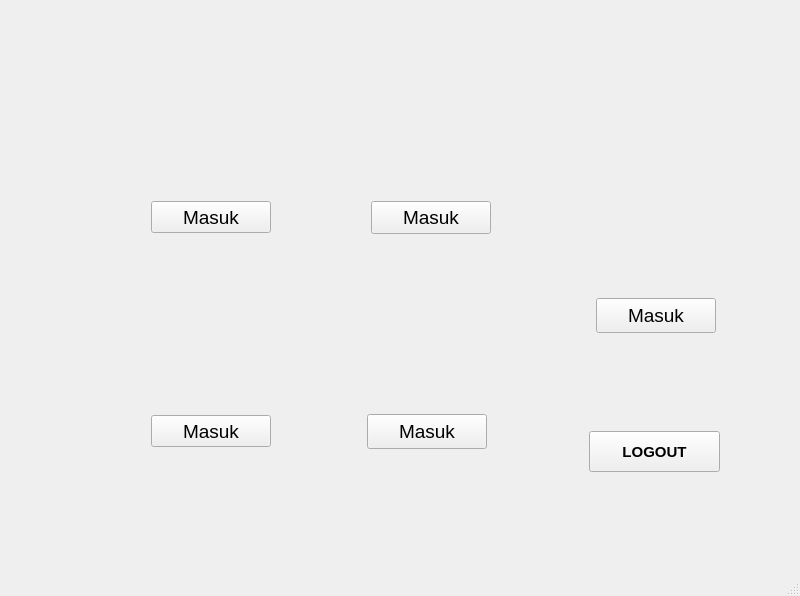
<?xml version="1.0" encoding="UTF-8"?>
<ui version="4.0">
 <class>MainWindow</class>
 <widget class="QMainWindow" name="MainWindow">
  <property name="geometry">
   <rect>
    <x>0</x>
    <y>0</y>
    <width>800</width>
    <height>596</height>
   </rect>
  </property>
  <property name="windowTitle">
   <string>MainWindow</string>
  </property>
  <widget class="QWidget" name="centralwidget">
   <widget class="QPushButton" name="btn_mhs">
    <property name="geometry">
     <rect>
      <x>367</x>
      <y>414</y>
      <width>120</width>
      <height>35</height>
     </rect>
    </property>
    <property name="font">
     <font>
      <pointsize>14</pointsize>
     </font>
    </property>
    <property name="text">
     <string>Masuk</string>
    </property>
   </widget>
   <widget class="QPushButton" name="btn_dosen">
    <property name="geometry">
     <rect>
      <x>151</x>
      <y>415</y>
      <width>120</width>
      <height>32</height>
     </rect>
    </property>
    <property name="font">
     <font>
      <pointsize>14</pointsize>
     </font>
    </property>
    <property name="text">
     <string>Masuk</string>
    </property>
   </widget>
   <widget class="QPushButton" name="btn_instansi">
    <property name="geometry">
     <rect>
      <x>371</x>
      <y>201</y>
      <width>120</width>
      <height>33</height>
     </rect>
    </property>
    <property name="font">
     <font>
      <pointsize>14</pointsize>
     </font>
    </property>
    <property name="text">
     <string>Masuk</string>
    </property>
   </widget>
   <widget class="QPushButton" name="btn">
    <property name="geometry">
     <rect>
      <x>589</x>
      <y>431</y>
      <width>131</width>
      <height>41</height>
     </rect>
    </property>
    <property name="font">
     <font>
      <pointsize>11</pointsize>
      <weight>75</weight>
      <bold>true</bold>
     </font>
    </property>
    <property name="text">
     <string>LOGOUT</string>
    </property>
   </widget>
   <widget class="QLabel" name="label_2">
    <property name="geometry">
     <rect>
      <x>1</x>
      <y>-1</y>
      <width>796</width>
      <height>541</height>
     </rect>
    </property>
    <property name="text">
     <string/>
    </property>
    <property name="pixmap">
     <pixmap>../resourse png/dashboard_admin.png</pixmap>
    </property>
    <property name="scaledContents">
     <bool>true</bool>
    </property>
   </widget>
   <widget class="QPushButton" name="btn_user">
    <property name="geometry">
     <rect>
      <x>151</x>
      <y>201</y>
      <width>120</width>
      <height>32</height>
     </rect>
    </property>
    <property name="font">
     <font>
      <pointsize>14</pointsize>
     </font>
    </property>
    <property name="autoFillBackground">
     <bool>false</bool>
    </property>
    <property name="styleSheet">
     <string notr="true">border-color: rgb(0, 0, 0);</string>
    </property>
    <property name="text">
     <string>Masuk</string>
    </property>
    <property name="autoDefault">
     <bool>false</bool>
    </property>
    <property name="default">
     <bool>false</bool>
    </property>
    <property name="flat">
     <bool>false</bool>
    </property>
   </widget>
   <widget class="QPushButton" name="btn_mhs_2">
    <property name="geometry">
     <rect>
      <x>596</x>
      <y>298</y>
      <width>120</width>
      <height>35</height>
     </rect>
    </property>
    <property name="font">
     <font>
      <pointsize>14</pointsize>
     </font>
    </property>
    <property name="text">
     <string>Masuk</string>
    </property>
   </widget>
   <zorder>label_2</zorder>
   <zorder>btn_mhs</zorder>
   <zorder>btn_dosen</zorder>
   <zorder>btn_instansi</zorder>
   <zorder>btn</zorder>
   <zorder>btn_user</zorder>
   <zorder>btn_mhs_2</zorder>
  </widget>
  <widget class="QMenuBar" name="menubar">
   <property name="geometry">
    <rect>
     <x>0</x>
     <y>0</y>
     <width>800</width>
     <height>26</height>
    </rect>
   </property>
  </widget>
  <widget class="QStatusBar" name="statusbar"/>
 </widget>
 <resources/>
 <connections/>
</ui>
